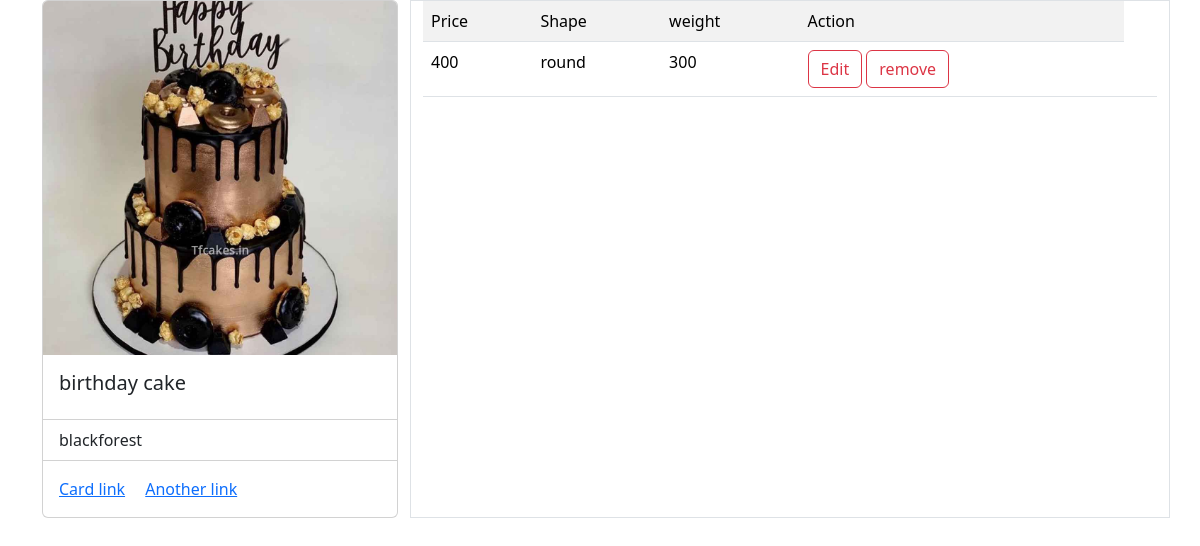
The page /cake/5/ (signed in) on the database its author committed.
### cake/models.py (models this page shows, shortened)
class CakeOccation(models.Model):
    options=(
        ('birthday cake','birthday cake'),
        ('anniverssary cake','anniverssary cake'),
        ('congratulation cake','congratulation cake'),
        ('marriage cake','marriage cake')
    )
    occation=models.CharField(max_length=200,choices=options)
    images=models.ImageField(upload_to='images',)
    category=models.ForeignKey(CakeCategory,on_delete=models.CASCADE)

class CakeCategory(models.Model):
    name=models.CharField(max_length=200)
    is_active=models.BooleanField(default=True,null=True)
    def __str__(self):
        return self.name

class CakeVarient(models.Model):
    price=models.PositiveIntegerField()
    shape=models.CharField(max_length=200)
    weight=models.CharField(max_length=200,null=True)
    occation=models.ForeignKey(CakeOccation,on_delete=models.CASCADE)

### cake/views.py (the view)
# urls.py: path("cake/<int:pk>/",CakeVarientDetailView.as_view(),name="detail-varient"),
@method_decorator(decs,name="dispatch")
class CakeVarientDetailView(DetailView):
    template_name="cakes/cakevarient_detail.html"
    model=CakeOccation
    context_object_name="cakes"

### cake/views.py (called while the page is built)
def signin_required(fn):
    def wrapper(request,*args,**kwargs):
        if not request.user.is_authenticated:
            messages.error(request,"invalid session")
            return redirect("signin")
        else:
            return fn(request,*args,**kwargs)
    return wrapper

def is_admin(fn):
    def wrapper(request,*args,**kwargs):
        if not request.user.is_superuser:
            messages.error(request,"permission denied for current user!!")
            return redirect("signin")
        else:
            return fn(request,*args,**kwargs)
    return wrapper

### cake/templates/cakes/cakevarient_detail.html (shortened to what this page needs)
<!DOCTYPE html>
<html lang="en">
<head>
    <link href="https://cdn.jsdelivr.net/npm/bootstrap@5.3.2/dist/css/bootstrap.min.css" rel="stylesheet">
</head>
<body style="height: 100vh;">
<div class="container">
    <div class="row">
        <div class="col-4">
            <div class="card" style="width:100%">
                <img src="{{cakes.images.url}}" class="card-img-top" alt="...">
                <div class="card-body">
                  <h5 class="card-title">{{cakes.occation}}</h5>
                </div>
                <ul class="list-group list-group-flush">
                    <li class="list-group-item">{{cakes.category}}</li>
                </ul>
                <div class="card-body">
                  <a href="#" class="card-link">Card link</a>
                  <a href="#" class="card-link">Another link</a>
                </div>
              </div>
        </div>
        <div class="col-8 border boredr-dark">
           <table class="table table-striped">
            <tr>
                <td>Price</td>
                <td>Shape</td>
                <td>weight</td>
                <td>Action</td>
            </tr>
            {%for v in cakes.cakevarient_set.all%}
                <tr>
                    <td>{{v.price}}</td>
                    <td>{{v.shape}}</td>
                    <td>{{v.weight}}</td>
                    <td>
                      <a href="{%url 'edit-varient' v.id %}" class="btn btn-outline-danger" type="submit">Edit</a>
                      <a href="{%url 'remove-varient' v.id %}"class="btn btn-outline-danger" type="submit">remove</a>
                    </td>
                    <td>
                    </td>
                </tr>
            {%endfor%}
           </table>
        </div>
</div>
</div>
</body>

### rows shown on the page
CakeOccation: images (picture), occation "birthday cake", category "blackforest"
CakeVarient: price "400", shape "round", weight "300"
